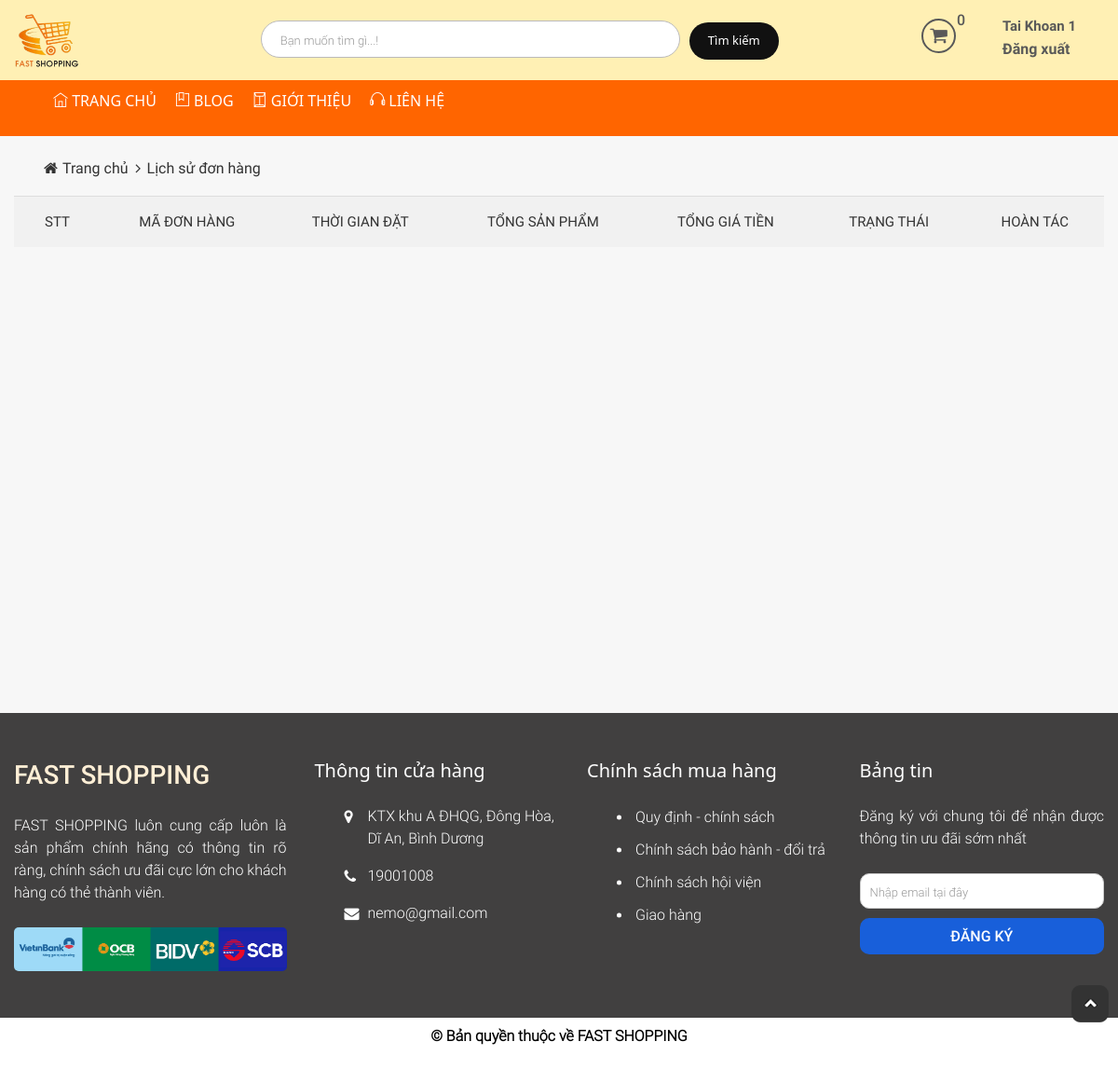
The page /Source_code/index.php?modules=checkouts&controllers=index&action=story (signed in) on the database as committed earlier.
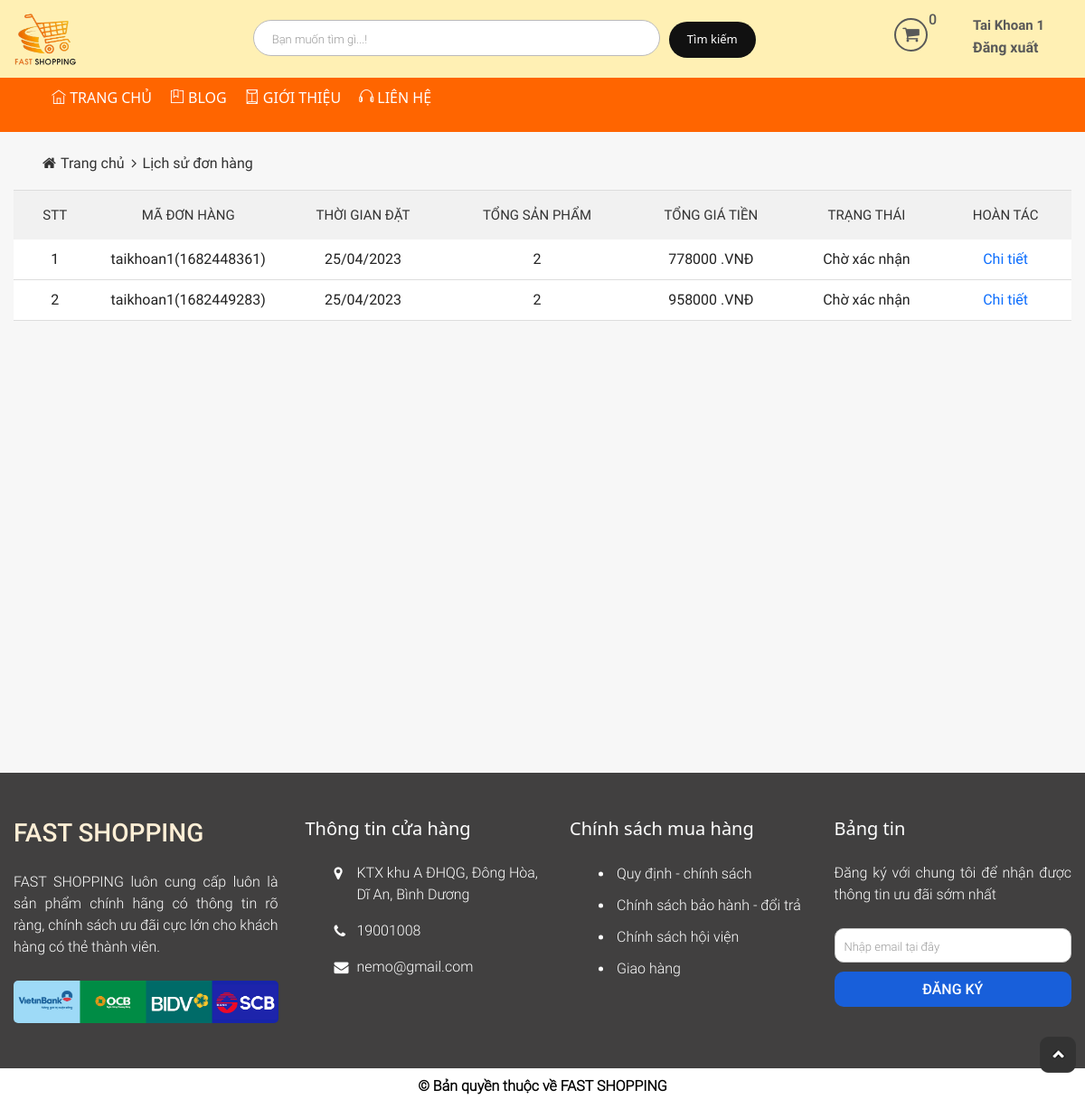
The same page on the database as committed later.
### tables this page shows
CREATE TABLE `tbl_order` (
  `id` int NOT NULL AUTO_INCREMENT,
  `custom_id` int NOT NULL,
  `total_price` float NOT NULL,
  `total_num_product` int NOT NULL,
  `create_date` varchar(255) NOT NULL,
  `note` text NOT NULL,
  `payment_method` varchar(255) NOT NULL,
  `status` enum('Thành công','Chờ xác nhận','Hủy','') NOT NULL,
  `id_cart` int NOT NULL,
  `time` varchar(255) NOT NULL,
  `code` varchar(255) NOT NULL,
  `date_confirm` varchar(255) DEFAULT NULL,
  PRIMARY KEY (`id`),
  KEY `id_cart` (`id_cart`),
  KEY `tbl_order_ibfk_1` (`custom_id`),
  CONSTRAINT `tbl_order_ibfk_1` FOREIGN KEY (`custom_id`) REFERENCES `tbl_customer` (`id`) ON DELETE CASCADE,
  CONSTRAINT `tbl_order_ibfk_2` FOREIGN KEY (`id_cart`) REFERENCES `tbl_cart` (`id`) ON DELETE CASCADE
);

### Source_code/modules/checkouts/controllers/indexController.php (called while the page is built, shortened)
<?php
function storyAction(){
	$data = array();
	if(!empty($_SESSION['id_customer']))
	$data = getListOrder($_SESSION['id_customer']);
	load_view('story',$data);
}
 ?>

### Source_code/core/router.php (called while the page is built, shortened)
<?php
$action_name = get_action().'Action';
call_function(array('construct', $action_name));

### Source_code/core/appload.php (called while the page is built, shortened)
<?php
require COREPATH . DIRECTORY_SEPARATOR . 'base.php';
require COREPATH . DIRECTORY_SEPARATOR . 'router.php';

### Source_code/index.php (called while the page is built, shortened)
<?php
require COREPATH.DIRECTORY_SEPARATOR.'appload.php';

### Source_code/libraries/database.php (called while the page is built, shortened)
<?php
function db_query($query_string) {
    global $conn;
    $result = mysqli_query($conn, $query_string);
    return $result;
}
function db_fetch_array($query_string) {
    $result = array();
    $mysqli_result = db_query($query_string);
    while ($row = mysqli_fetch_assoc($mysqli_result)) {
        $result[] = $row;
    }
    return $result;
}

### Source_code/modules/checkouts/models/indexModel.php (called while the page is built, shortened)
<?php
function getListOrder($id_customer){
	return db_fetch_array("SELECT * FROM `tbl_order` WHERE `custom_id` = '$id_customer'");
}
 ?>

### Source_code/modules/checkouts/views/storyView.php (the view, shortened to what the changed rows need)
<?php get_header(); ?>
<div id="main-content-wp" class="cart-page" style="padding-bottom: 500px;">
    <div class="section" id="breadcrumb-wp">
        <div class="wp-inner">
            <div class="section-detail">
                <ul class="list-item clearfix">
                    <li>
                        <a href="?page=home" title="">Trang chủ</a>
                    </li>
                    <li>
                        <a href="" title="">Lịch sử đơn hàng</a>
                    </li>
                </ul>
            </div>
        </div>
    </div>
    <div id="wrapper" class="wp-inner clearfix">
        <div class="section" id="info-cart-wp">
            <div class="section-detail table-responsive">
                <table class="table">
                    <thead>
                        <tr>
                            <td>STT</td>
                            <td>Mã đơn hàng</td>
                            <td>Thời gian đặt</td>
                            <td>Tổng sản phẩm</td>
                            <td>Tổng giá tiền</td>
                            <td>Trạng thái</td>
                            <td>Hoàn tác</td>
                        </tr>
                    </thead>
                    <tbody>
                        <?php if(!empty($data)) foreach ($data as $key => $value) {?>
                        <tr>
                            <td><?php echo ($key +1); ?></td>
                            <td><?php echo $value['code']; ?></td>
                            <td><?php echo $value['create_date']; ?></td>
                            <td><?php echo $value['total_num_product']; ?></td>
                            <td><?php echo $value['total_price'].' .VNĐ' ?></td>
                            <td><?php echo $value['status'] ;?></td>
                            <td><a href="?modules=checkouts&controllers=index&action=detailStory&idOrder=<?php echo $value['id']; ?>&code=<?php echo $value['code']; ?>" title="" class="name-product">Chi tiết</a></td>
                           <?php }; ?>
                        </tr>
                    </tbody>
                </table>
            </div>
        </div>
    </div>
</div>
<?php get_footer(); ?>

### Source_code/core/base.php (shortened to what the changed rows need)
<?php
function get_module() {
    global $config;
    $module = isset($_GET['modules']) ? $_GET['modules'] : $config['default_module'];
    return $module;
}
function call_function($list_function = array()) {
    if (is_array($list_function)) {
        foreach ($list_function as $f) {
            if (function_exists("$f")) {
                $f();
            }
        }
    }
}
function load_view($name, $data_send = array()) {
    $data = $data_send;
    $path = MODULESPATH . DIRECTORY_SEPARATOR . get_module() . DIRECTORY_SEPARATOR . 'views' . DIRECTORY_SEPARATOR . $name . 'View.php';
    if (file_exists($path)) {
        require $path;
    } else {
        echo "Không tìm thấy {$path}";
    }
}
function get_header($name = '') {
    if (empty($name)) {
        $name = 'header';
    } else {
        $name = "header-{$name}";
    }
    $path = LAYOUTPATH . DIRECTORY_SEPARATOR . $name . '.php';
    if (file_exists($path)) {
        require $path;
    } else {
        echo "Không tìm thấy {$path}";
    }
}
function get_footer($name = '') {
    if (empty($name)) {
        $name = 'footer';
    } else {
        $name = "footer-{$name}";
    }
    $path = LAYOUTPATH . DIRECTORY_SEPARATOR . $name . '.php';
    if (file_exists($path)) {
        require $path;
    } else {
        echo "Không tìm thấy {$path}";
    }
}
?>

### Source_code/layout/header.php (shortened to what the changed rows need)
<!DOCTYPE html>
<html>
<head>
    <link href="public/reset.css" rel="stylesheet" />
    <link href="public/css/carousel/owl.carousel.css" rel="stylesheet" />
    <link href="public/css/carousel/owl.theme.css" rel="stylesheet" />
    <link href="public/css/font-awesome/css/font-awesome.min.css" rel="stylesheet" />
    <link href="public/style.css" rel="stylesheet" />
    <link href="public/responsive.css" rel="stylesheet" />
    <link href="https://cdn.jsdelivr.net/npm/bootstrap@5.2.2/dist/css/bootstrap.min.css" rel="stylesheet">
</head>
<body>
    <div id="site">
        <div id="container">
            <div id="head-body" class="clearfix">
                <div class="wp-inner">
                    <a href="?modules=home" title="" id="logo" class="fl-left"><img src="public/images/logo-fastshoping.png" style="height: 60px; border-radius: 5px" /></a>
                    <div id="search-wp" class="fl-left">
                        <form method="post" action="?modules=search&controllers=index&action=search">
                            <input type="text" name="key_word" id="s" placeholder="Bạn muốn tìm gì...!">
                            <input type="submit" id="sm-s" name="btn_submit" value="Tìm kiếm">
                        </form>
                    </div>
                    <div id="action-wp" class="fl-right">
                        <div id="advisory-wp" class="fl-right">
                            <span class="title">
                                <?php if (isset($_SESSION['is_login'])) {
                                ?>
                                    <a href="admin" title="">
                                        <?php if (!empty($_SESSION['fullname'])) echo $_SESSION['fullname']; ?>
                                    </a>
                                <?php
                                } else {
                                ?>
                                    <a href="?modules=users&action=index" title="">
                                        <?php if (!empty($_SESSION['fullname'])) echo $_SESSION['fullname'];
                                        else echo "<span class=\"\">" . "Đăng nhập" . "</span>"; ?>
                                    </a>
                                <?php }; ?>
                            </span>
                            <span class="phone">
                                <?php if (!empty($_SESSION['fullname'])) { ?>
                                    <a href="?modules=users&action=logout" title="">Đăng xuất</a>
                                <?php
                                } else { ?>
                                    <a href="?modules=users&action=createAccount" title="">Đăng kí</a>
                                <?php }; ?>
                            </span>
                        </div>
                        <div id="cart-wp" class="fl-left">
                            <div id="btn-cart">
                                <i class="fa fa-shopping-cart" aria-hidden="true"></i>
                                <span id="num">
                                    <?php if (isset($_SESSION['cart']['buy']) && !empty($_SESSION['id_customer'])) echo $_SESSION['cart']['info']['num_oder'];
                                    else echo '0'; ?>
                                </span>
                            </div>
                        </div>
                    </div>
                </div>
            </div>
            <div id="header-wp">
                <div id="head-top" class="clearfix">
                    <div class="wp-inner">
                        <div id="main-menu-wp" style="align-items: center;">
                            <ul id="main-menu" class="clearfix">
                                <li>
                                    <a href="?modules=home" title="">
                                        <span class="ti-home"></span>
                                        TRANG CHỦ
                                    </a>
                                </li>
                                <li>
                                    <a href="?modules=blogs&action=list" title="">
                                        <span class="ti-bookmark-alt"></span> BLOG
                                    </a>
                                </li>
                                <li>
                                    <a href="?modules=contacts&action=introduce" title="">
                                        <span class="ti-envelope"></span>
                                        GIỚI THIỆU</a>
                                </li>
                                <li>
                                    <a href="?modules=contacts&action=contact" title="">
                                        <span class="ti-headphone"></span>
                                        LIÊN HỆ</a>
                                </li>
                            </ul>
                        </div>
                    </div>
                </div>
            </div>

### Source_code/layout/footer.php (shortened to what the changed rows need)
<div id="footer-wp">
    <div id="foot-body">
        <div class="wp-inner clearfix">
            <div class="block" id="info-company">
                <h3 class="title">FAST SHOPPING</h3>
                <p class="desc">FAST SHOPPING luôn cung cấp luôn là sản phẩm chính hãng có thông tin rõ ràng, chính sách ưu đãi cực lớn cho khách hàng có thẻ thành viên.</p>
                <div id="payment">
                    <div class="thumb">
                        <img src="public/images/img-foot.png" alt="">
                    </div>
                </div>
            </div>
            <div class="block menu-ft" id="info-shop">
                <h3 class="title">Thông tin cửa hàng</h3>
                <ul class="list-item">
                    <li>
                        <p>KTX khu A ĐHQG, Đông Hòa, Dĩ An, Bình Dương</p>
                    </li>
                    <li>
                        <p>19001008</p>
                    </li>
                    <li>
                        <p>nemo@gmail.com</p>
                    </li>
                </ul>
            </div>
            <div class="block menu-ft policy" id="info-shop">
                <h3 class="title">Chính sách mua hàng</h3>
                <ul class="list-item">
                    <li>
                        <a href="" title="">Quy định - chính sách</a>
                    </li>
                    <li>
                        <a href="" title="">Chính sách bảo hành - đổi trả</a>
                    </li>
                    <li>
                        <a href="" title="">Chính sách hội viện</a>
                    </li>
                    <li>
                        <a href="" title="">Giao hàng</a>
                    </li>
                </ul>
            </div>
            <div class="block" id="newfeed">
                <h3 class="title">Bảng tin</h3>
                <p class="desc">Đăng ký với chung tôi để nhận được thông tin ưu đãi sớm nhất</p>
                <div id="form-reg">
                    <form method="POST" action="">
                        <input type="email" name="email" id="email" placeholder="Nhập email tại đây">
                        <button type="submit" id="sm-reg">Đăng ký</button>
                    </form>
                </div>
            </div>
        </div>
    </div>
    <div id="foot-bot">
        <div class="wp-inner">
            <p id="copyright">© Bản quyền thuộc về FAST SHOPPING</p>
        </div>
    </div>
</div>
</div>
<div id="btn-top"><img src="public/images/icon-to-top.png" alt="" /></div>
</body>
</html>

Rows that differ between the two databases and show on the page:
added tbl_order: code "taikhoan1(1682448361)", create_date "25/04/2023", total_num_product "2", total_price "778000", status "Chờ xác nhận"
added tbl_order: code "taikhoan1(1682449283)", create_date "25/04/2023", total_num_product "2", total_price "958000", status "Chờ xác nhận"
